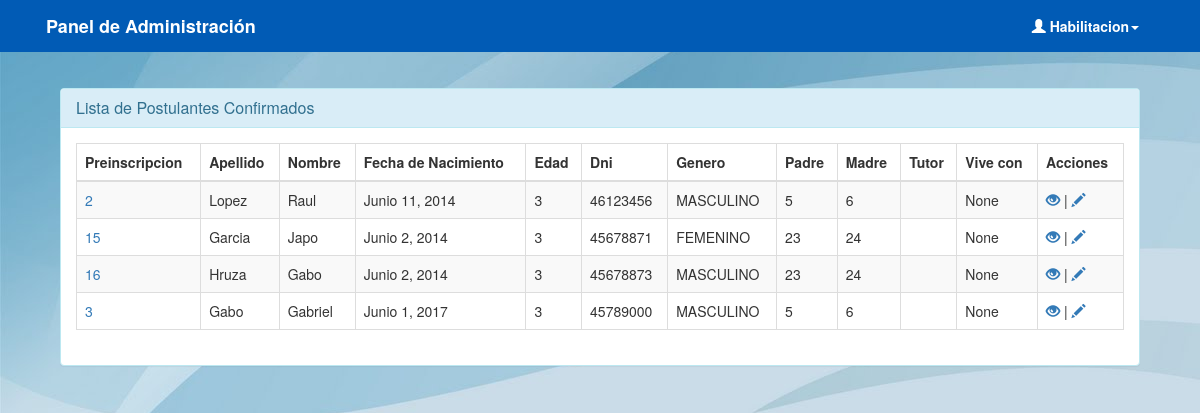
Page /administrador/post-confirmados/ (signed in) on the earlier database version.
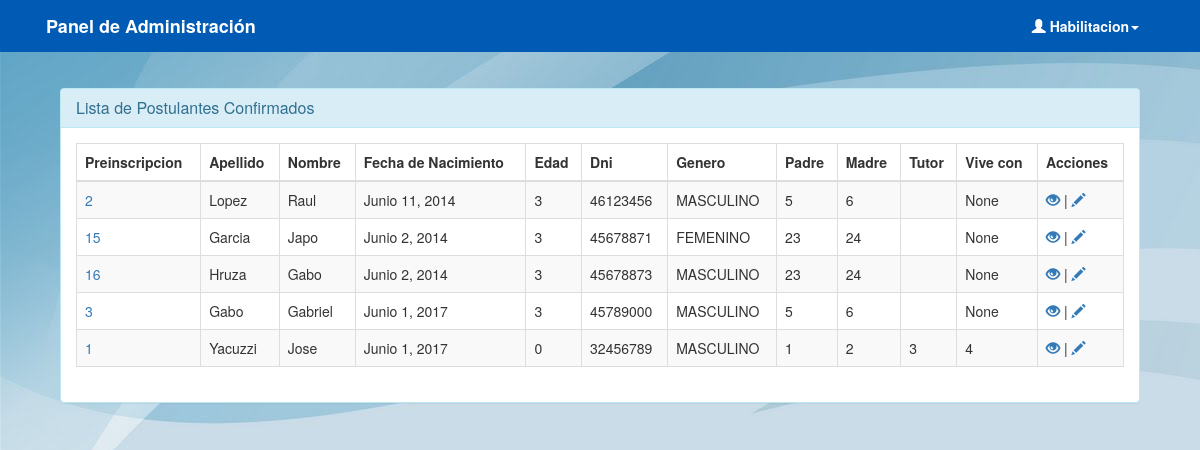
Same page on the later database version.
### preinscripcion/models.py (models this page shows)
class PostulanteConfirmado(models.Model):
    dni                 = models.CharField(max_length=8, unique=True)
    postulante          = models.ForeignKey(Postulante, null=True)

class Postulante(models.Model):
    GENERO = (
        ('FEMENINO', 'Femenino'),
        ('MASCULINO', 'Masculino'),
    )
    apellido 			= models.CharField(max_length=50)
    nombre 				= models.CharField(max_length=50)
    fecha_nacimiento 	= models.DateField()
    edad				= models.PositiveIntegerField()
    dni 				= models.CharField(max_length=8)
    genero				= models.CharField(max_length=15, choices=GENERO, default='MASCULINO')
    domicilio 			= models.CharField(max_length=150)
    vive_con			= models.ForeignKey(Responsable, related_name='vive_con', blank=True, null=True)
    padre				= models.ForeignKey(Responsable, related_name='padre', null=True)
    madre				= models.ForeignKey(Responsable, related_name='madre', null=True)
    tutor				= models.ForeignKey(Responsable, related_name='tutor', null=True)
    hermanos			= models.ManyToManyField('self', blank=True, null=True)
    preinscripcion      = models.ForeignKey(Preinscripcion4Anios, null=True)

class Preinscripcion4Anios(models.Model):
    ESTADOPREINSCRIPCION = (
        ('PREINSCRIPTO', 'Preinscripto'),
        ('CONFIRMADO', 'Confirmado'),
        ('DESCARTADO', 'Descartado'),
        ('AUSENTE', 'Ausente'),
        ('RECHAZADO', 'Rechazado'),
        ('ALUMNO', 'Alumno'),
    )
    fecha               = models.DateField(auto_now_add=True)
    hora                = models.TimeField(auto_now_add=True)
    nro_de_preinscripto = models.CharField(max_length=10, unique=True, default=id_generator)
    nro_de_sorteo       = models.PositiveIntegerField(default=0)
    estado              = models.CharField(max_length=20, choices=ESTADOPREINSCRIPCION, default='PREINSCRIPTO')
    motivo              = models.TextField(default='No contesta')
    confirmado          = models.BooleanField(default=False)
    cicloLectivo        = models.ForeignKey(CicloLectivo, null=True)
    fecha_confirmado    = models.DateField(null=True)

class Responsable(models.Model):
    apellido 			= models.CharField(max_length=50)
    nombre 				= models.CharField(max_length=50)
    dni 				= models.CharField(max_length=8)
    email 				= models.EmailField()
    domicilio 			= models.CharField(max_length=150)
    nacionalidad		= models.CharField(max_length=150)
    telefonoPersonal	= models.CharField(max_length=30)

### preinscripcion/views.py (the view)
# urls.py: url(r'^administrador/post-confirmados/$', views.admin_postulantes_confirmados, name='admin_postulantes_confirmados'),
@login_required(login_url='/accounts/login/')
def admin_postulantes_confirmados(request):
  pls = PostulanteConfirmado.objects.all()
  return render(request, 'admin/postulantes-confirmados.html',{
          'pls': pls
          }
          )

### preinscripcion/templatetags/auth_extras.py (called while the page is built)
@register.filter(name='has_group')
def has_group(user, group_name):
    group = Group.objects.get(name=group_name)
    return True if group in user.groups.all() else False

### preinscripcion/templates/admin/postulantes-confirmados.html
{% extends "admin.html" %}
{% block content %}
<div class="panel panel-info">
    <div class="panel-heading">
        <h3 class="panel-title">Lista de Postulantes Confirmados</h3>
    </div>
<div class="panel-body">
    <div style="max-height: 570px; overflow-y: scroll;">
    <table class="table table-bordered table-striped" id="tabla">
        <thead>
            <tr>
                <th>Preinscripcion</th>
                <th>Apellido</th>
                <th>Nombre</th>
                <th>Fecha de Nacimiento</th>
                <th>Edad</th>
                <th>Dni</th>
                <th>Genero</th>
                <th>Padre</th>
                <th>Madre</th>
                <th>Tutor</th>
                <th>Vive con</th>
                <th>Acciones</th>
            </tr>
        </thead>
        <tbody>
        {% for pl in pls %}
            <tr>
                <td><a href="">{{ pl.postulante.preinscripcion.id }}</a></td>
                <td>{{ pl.postulante.apellido }}</td>
                <td>{{ pl.postulante.nombre }}</td>
                <td>{{ pl.postulante.fecha_nacimiento }}</td>
                <td>{{ pl.postulante.edad }}</td>
                <td>{{ pl.postulante.dni }}</td>
                <td>{{ pl.postulante.genero }}</td>
                <td>{{ pl.postulante.padre.id }}</td>
                <td>{{ pl.postulante.madre.id }}</td>
                <td>{{ pl.postulante.tutor.id }}</td>
                <td>{{ pl.postulante.vive_con_id }}</td>
                <td>
                <a href="">
                    <span class="glyphicon glyphicon-eye-open" aria-hidden="true"></span>
                </a>
                |
                <a href="">
                    <span class="glyphicon glyphicon-pencil" aria-hidden="true"></span>
                </a>
                </td>
            </tr>
        {% endfor %}
        </tbody>
    </table>
    </div>
</div>
</div>
{% endblock %}

### preinscripcion/templates/admin.html (shortened to what this page needs)
{% load auth_extras %}
<!DOCTYPE html>
<html lang="es">
<head>
  {% load static %}
	<link rel="stylesheet" type="text/css" href="{% static 'preinscripcion/css/bootstrap.min.css' %}" />
  <link rel="stylesheet" type="text/css" href="{% static 'preinscripcion/css/jquery.dataTables.min.css' %}" />
  <link rel="stylesheet" type="text/css" href="{% static 'preinscripcion/css/admin.css' %}" />
  <link rel="stylesheet" type="text/css"  media='print' href="{% static 'preinscripcion/css/print.css' %}" />
</head>
<body>
{% block menu %}
<nav class="navbar navbar-default">
  <div class="container-fluid">
    <div class="navbar-header">
      <a class="navbar-brand" href="{% url 'admin_mio' %}">Panel de Administración</a>
    </div>
    <div class="collapse navbar-collapse" id="bs-example-navbar-collapse-1">
      <ul class="nav navbar-nav navbar-right">
      <li class="dropdown">
          <a href="#" class="dropdown-toggle" data-toggle="dropdown" role="button" aria-haspopup="true" aria-expanded="false"><span class="glyphicon glyphicon-user" aria-hidden="true"></span> {{ user.get_username }}<span class="caret"></span></a>
        </li>
      </ul>
    </div>
  </div>
</nav>
{% endblock %}
<div id="content" class="container-fluid">
    <div class="col-md-12">
	    {% block content %}{% endblock %}
	  </div>
	</div>
{% load static %}
</body>
</html>

### preinscripcion/static/preinscripcion/css/admin.css (style rules this page uses)
body { background-image: url('../images/fondo-admin.jpg'); }
.navbar-default { background-color: #015bb5; border-color: #015bb5; border-radius: 0px; margin-bottom: 3%; font-weight: bold; }
.navbar-default .navbar-nav>li>a , .navbar-default .navbar-brand { color: white; }
.container-fluid { width: 95%; }
.glyphicon { #font-size: 18px !important; }

Differences in the rows shown:
added PostulanteConfirmado: postulante.preinscripcion.id "1", postulante.apellido "Yacuzzi", postulante.nombre "Jose", postulante.fecha_nacimiento "Junio 1, 2017", postulante.edad "0", postulante.dni "32456789", postulante.genero "MASCULINO", postulante.padre.id "1", postulante.madre.id "2", postulante.tutor.id "3", postulante.vive_con_id "4"
